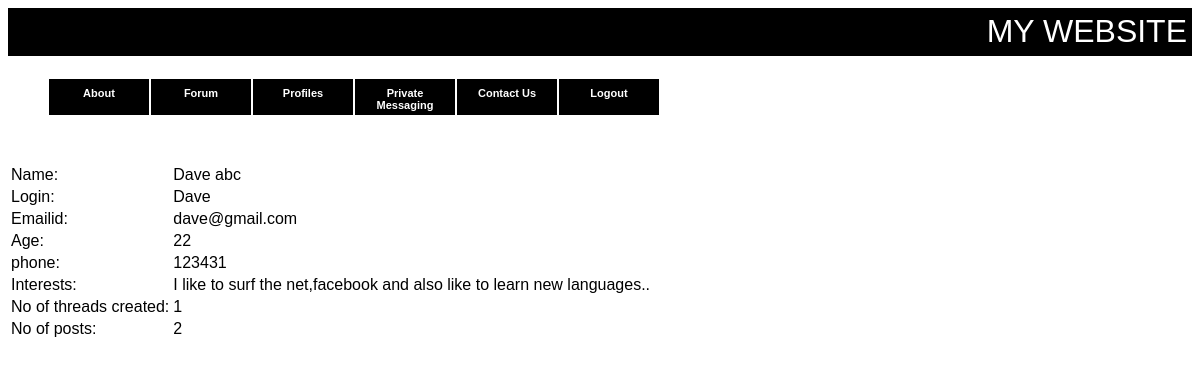
Screenshot of /www/profiles.php?id=1 (signed in) with the database file from the repository.
### tables this page shows
CREATE TABLE IF NOT EXISTS `members` (
  `id` int(4) NOT NULL AUTO_INCREMENT,
  `firstname` varchar(30) NOT NULL,
  `email` varchar(40) NOT NULL,
  `login` varchar(30) NOT NULL,
  `passwd` varchar(30) NOT NULL,
  `age` int(3) NOT NULL,
  `interests` varchar(300) NOT NULL,
  `phone` int(10) NOT NULL,
  `threads` int(4) NOT NULL,
  `posts` int(4) NOT NULL,
  `last` datetime NOT NULL,
  PRIMARY KEY (`id`),
  KEY `id` (`id`)
);

### www/profiles.php (the view, shortened to what this page needs)
<html>
<head>
<link rel="stylesheet" type="text/css" href="style.css" />
</head>
<body>
<div class="header">MY WEBSITE</div></br>
<?php
	$id=$_GET['id'];
	$sql="SELECT * FROM members WHERE id=$id";
	$result=mysql_query($sql);
	$rows=mysql_fetch_array($result);
?>
<table>
<tr>
<td>Name:</td><td><? echo $rows['firstname']; ?></td>
</tr>
<tr>
<td>Login:</td><td><? echo $rows['login']; ?></td>
</tr>
<tr>
<td>Emailid:</td><td><? echo $rows['email']; ?></td>
</tr>
<tr>
<td>Age:</td><td><? echo $rows['age']; ?></td>
</tr>
<tr>
<td>phone:</td><td><? echo $rows['phone']; ?></td></br>
</tr>
<tr>
<td>Interests:</td><td><? echo $rows['interests']; ?></td></br>
</tr>
<tr>
<td>No of threads created:</td><td><? echo $rows['threads']; ?></td></br>
</tr>
<tr>
<td>No of posts:</td><td><? echo $rows['posts']; ?></td></br>
</tr>
</table>
</body>
</html>

### www/style.css (style rules this page uses)
.header { background-color: black; text-align:right; color: white; font-size: 24pt; padding: 5px; border-bottom: 1px solid #000; }

### rows the page displays
members: firstname "Dave abc", login "Dave", email "dave@gmail.com", age "22", phone "123431", interests "I like to surf the net,facebook and also like to learn new languages..", threads "1", posts "2"
